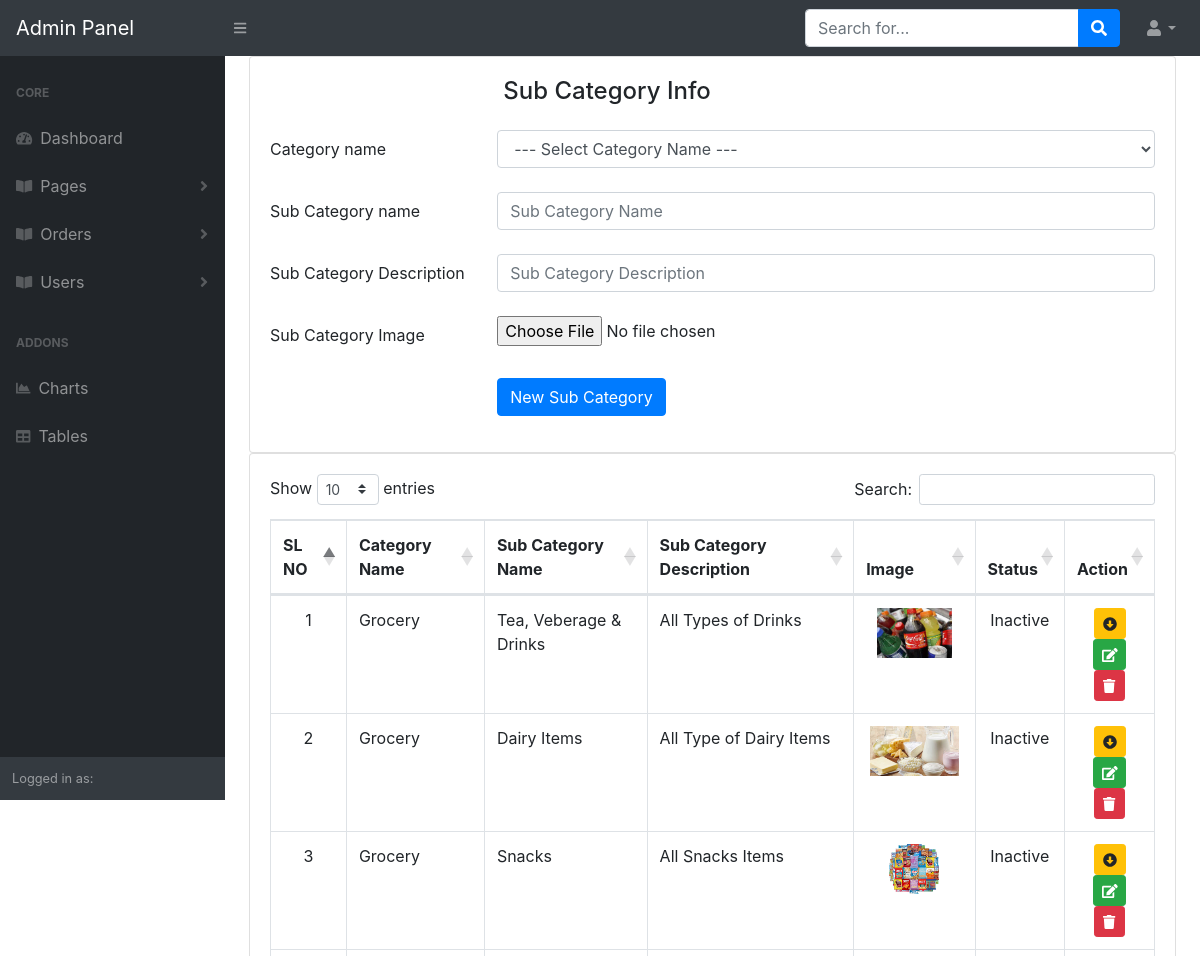
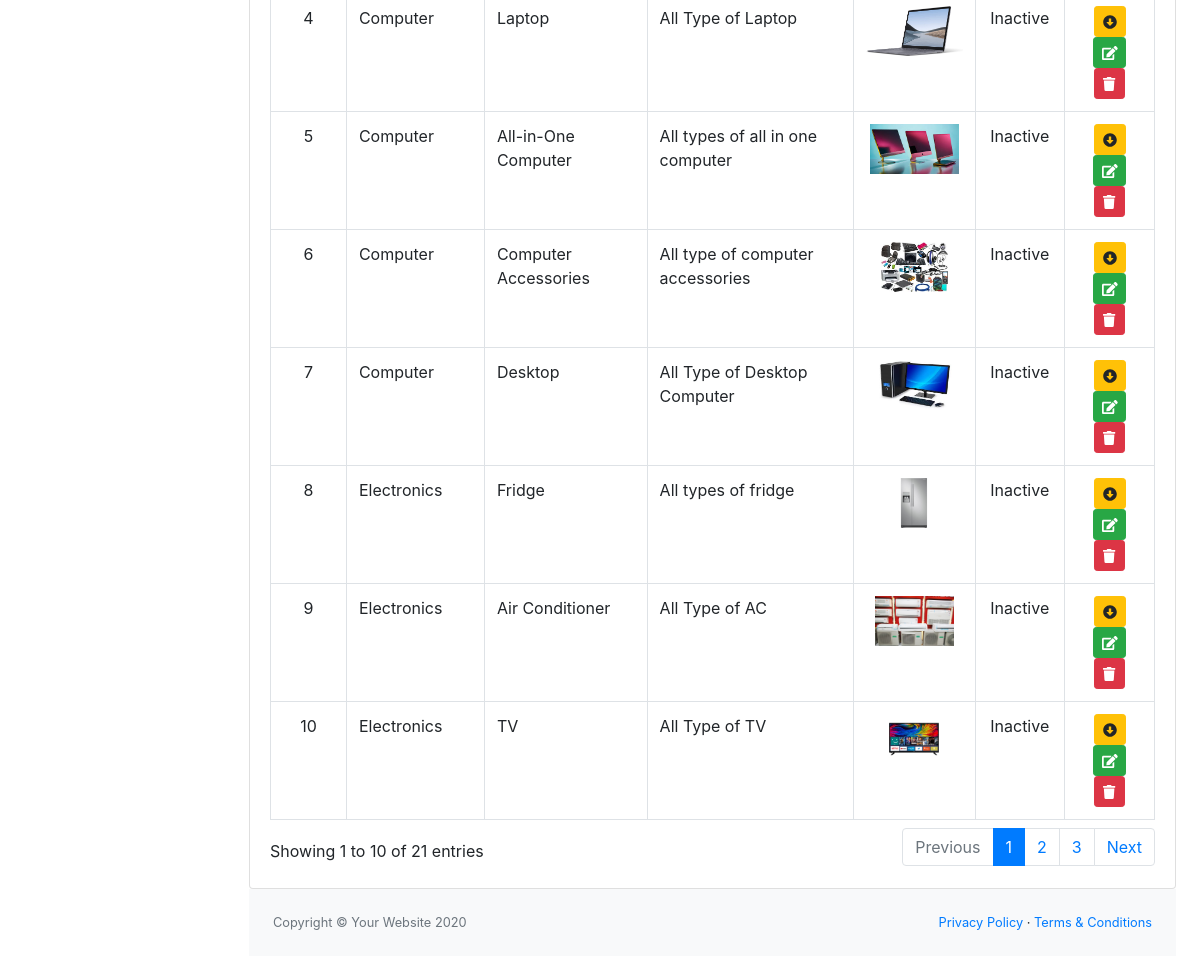
The page /admin/manage-models.php on the database as committed earlier (2 pictures, top to bottom).
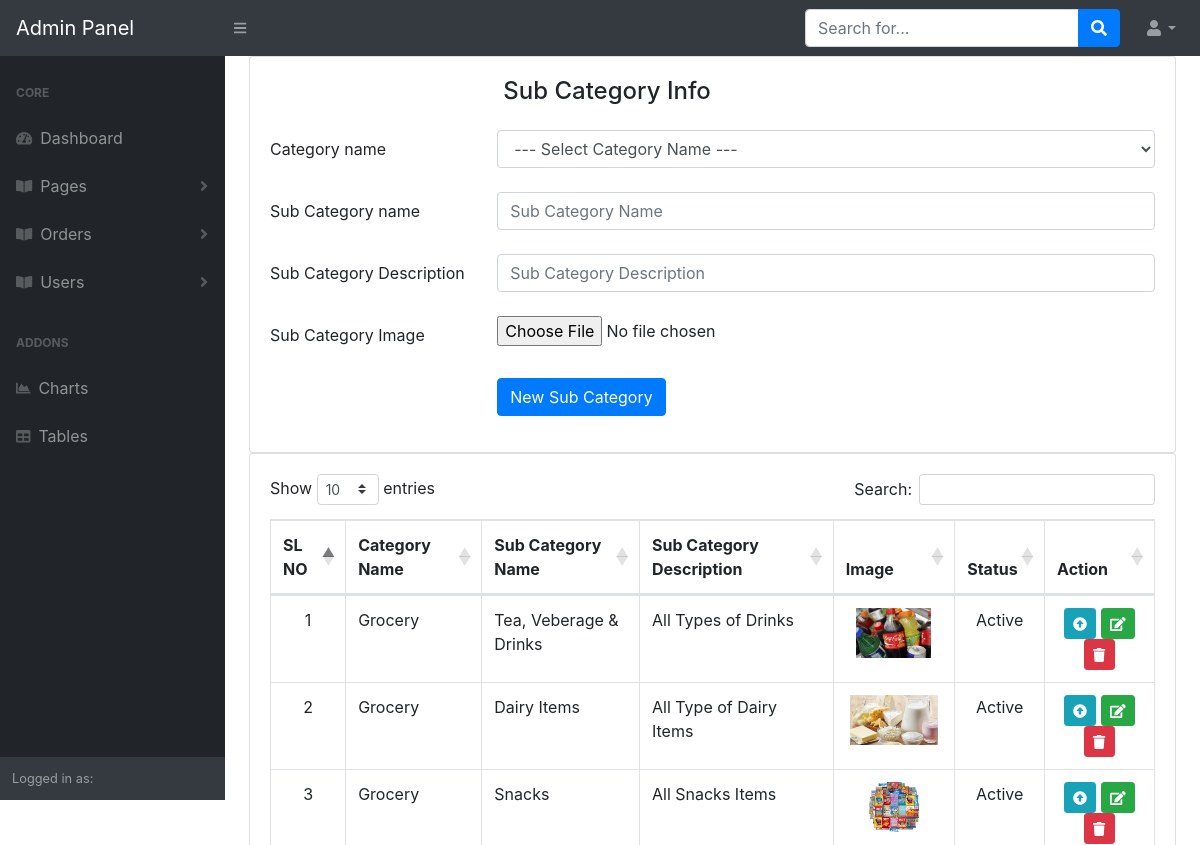
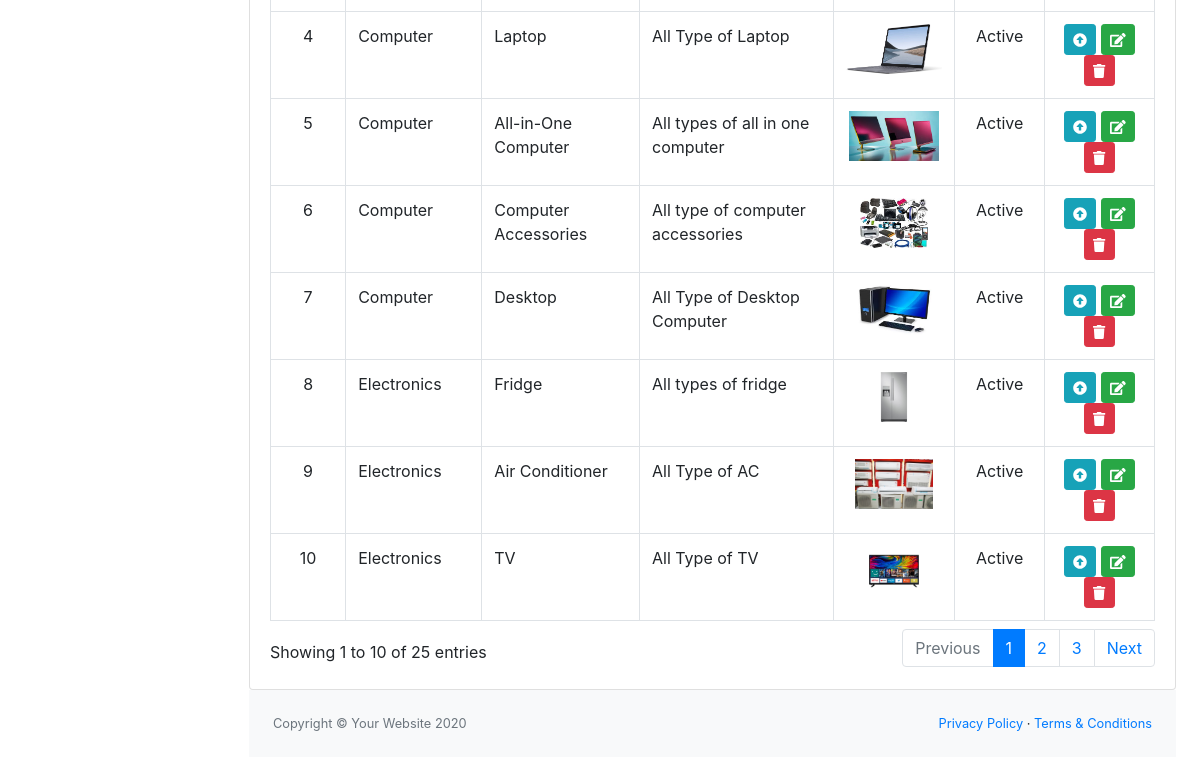
The same page on the database as committed later (2 pictures, top to bottom).
### tables this page shows
CREATE TABLE `sub_category` (
  `sub_category_id` int(11) NOT NULL,
  `category_id` int(11) NOT NULL,
  `sub_category_name` varchar(255) NOT NULL,
  `sub_category_description` varchar(255) NOT NULL,
  `sub_category_image` varchar(255) NOT NULL,
  `sub_category_is_active` tinyint(1) NOT NULL
);

CREATE TABLE `category` (
  `category_id` int(11) NOT NULL,
  `category_name` varchar(255) NOT NULL,
  `category_description` varchar(255) NOT NULL,
  `category_image` varchar(255) NOT NULL,
  `category_is_active` tinyint(1) NOT NULL DEFAULT 0
);

### app/classes/SubCategory.php (called while the page is built, shortened)
<?php
class SubCategory
{
    public function allSubCategory(){
        $link = Database::db_connect();
        $sql = "SELECT * FROM sub_category LEFT JOIN category ON (sub_category.category_id)=(category.category_id) ORDER BY category.category_id";
        if (mysqli_query($link, $sql)) {
            return mysqli_query($link,$sql);
        } else {
            die('Sub Category Query Problem ' . mysqli_error($link));
        }
    }
}

### admin/manage-models.php (the view, shortened to what the changed rows need)
<?php
include 'header_admin.php';
$subCategory = new SubCategory();
$subCategory = $subCategory->allSubCategory();
?>
<div id="layoutSidenav_content">
    <main>
        <div class="container-fluid">
            <div class="row">
                <div class="col-12">
                    <div class="card">
                        <div class="card-body">
                            <div class="table-responsive">
                                <table id="dataTable" class="table table-bordered"
                                       style="border-collapse: collapse; border-spacing: 0; width: 100%;">
                                    <thead class="text-center">
                                    <tr>
                                        <th>SL NO</th>
                                        <th>Category Name</th>
                                        <th>Sub Category Name</th>
                                        <th>Sub Category Description</th>
                                        <th>Image</th>
                                        <th>Status</th>
                                        <th>Action</th>
                                    </tr>
                                    </thead>
                                    <tbody>
                                    <?php if (mysqli_num_rows($subCategory)>0) {
                                        $ser_no = 0;
                                        while ($allSubCategoryInfo = mysqli_fetch_assoc($subCategory)){
                                            $ser_no += 1;
                                            ?>
                                            <tr>
                                                <td class="text-center"><?php echo $ser_no ?></td>
                                                <td><?php echo $allSubCategoryInfo['category_name']; ?></td>
                                                <td><?php echo $allSubCategoryInfo['sub_category_name']; ?></td>
                                                <td><?php echo $allSubCategoryInfo['sub_category_description']; ?></td>
                                                <td class="text-center"><img src="<?php echo $allSubCategoryInfo['sub_category_image']; ?>" id="" alt="" height="50"/></td>
                                                <td class="text-center"><?php if  ($allSubCategoryInfo['sub_category_is_active']==1) { echo 'Active'; } else { echo 'Inactive';} ?></td>
                                                <td class="text-center">
                                                    <?php if  ($allSubCategoryInfo['sub_category_is_active']==1) { ?>
                                                        <a href="?status=unpublish&&id=<?php echo $allSubCategoryInfo['sub_category_id']; ?>" class="btn btn-sm btn-info sub-category-status"
                                                           id="" title="Published Sub Category">
                                                            <i id="" class="fas fa-arrow-alt-circle-up"></i>
                                                        </a>
                                                    <?php } else { ?>
                                                        <a href="?status=publish&&id=<?php echo $allSubCategoryInfo['sub_category_id']; ?>" class="btn btn-sm btn-warning sub-category-status"
                                                           id="" title="Unpublished Sub Category">
                                                            <i id="" class="fas fa-arrow-alt-circle-down"></i>
                                                        </a>
                                                    <?php } ?>
                                                    <a href="" class="btn btn-sm btn-success edition"
                                                       id="" title="Edit Category" data-toggle="modal" data-id="<?php echo $allSubCategoryInfo['category_id']; ?>" data-target="#editModel">
                                                        <i class="fas fa-edit"></i>
                                                    </a>
                                                    <a href="?status=delete&&id=<?php echo $allSubCategoryInfo['sub_category_id']; ?>" class="btn btn-sm btn-danger delete-sub-category"
                                                       id="" title="Delete Sub Category">
                                                        <i class="fas fa-trash"></i>
                                                    </a>
                                                </td>
                                            </tr>
                                        <?php } } ?>
                                    </tbody>
                                </table>
                            </div>
                        </div>
                    </div>
                </div>
            </div>
            <?php
            include 'footer_admin.php';
            ?>

Rows that differ between the two databases and show on the page:
changed sub_category "Tea, Veberage & Drinks": sub_category_is_active "Inactive" → "Active"
changed sub_category "Dairy Items": sub_category_is_active "Inactive" → "Active"
changed sub_category "Snacks": sub_category_is_active "Inactive" → "Active"
changed sub_category "Laptop": sub_category_is_active "Inactive" → "Active"
changed sub_category "All-in-One Computer": sub_category_is_active "Inactive" → "Active"
changed sub_category "Computer Accessories": sub_category_is_active "Inactive" → "Active"
changed sub_category "Desktop": sub_category_is_active "Inactive" → "Active"
changed sub_category "Fridge": sub_category_is_active "Inactive" → "Active"
changed sub_category "Air Conditioner": sub_category_is_active "Inactive" → "Active"
changed sub_category "TV": sub_category_is_active "Inactive" → "Active"
Other text that changed with them:
text written by a page script: "Show entries Search: Showing 1 to 10 of 21 entries Previous 1 2 3 Next" → "Show entries Search: Showing 1 to 10 of 25 entries Previous 1 2 3 Next"
